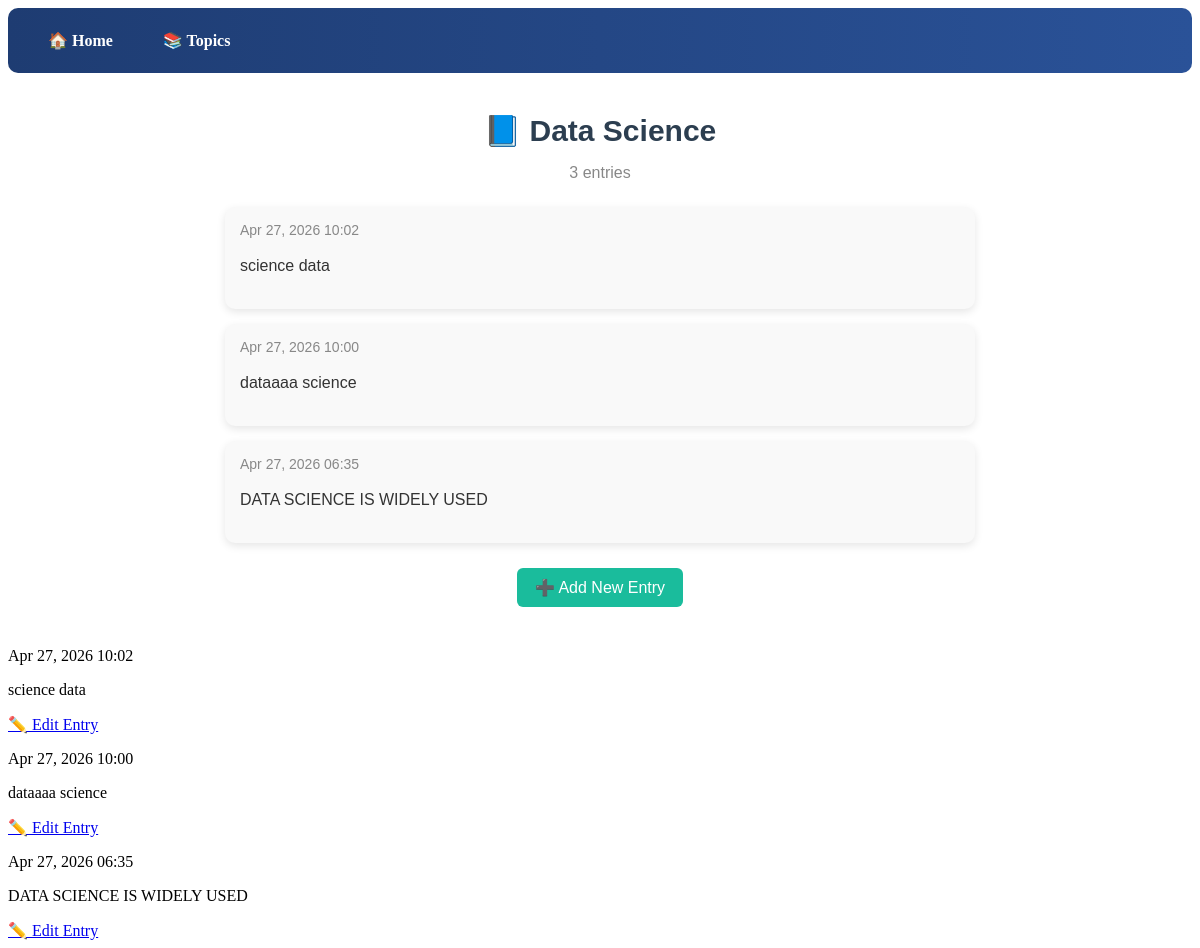
The page /topics/4/ on the database its author committed.
### learning_logs/models.py (models this page shows, shortened)
class Topic(models.Model):
    text = models.CharField(max_length=200)
    date_added = models.DateTimeField(auto_now_add=True)

class Entry(models.Model):
    topic = models.ForeignKey(Topic, on_delete=models.CASCADE)
    text = models.TextField()
    date_added = models.DateTimeField(auto_now_add=True)
    class Meta:
        verbose_name_plural = 'entries'

### learning_logs/views.py (the view)
# urls.py: path('topics/<int:topic_id>/', views.topic, name='topic'),
def topic(request, topic_id):
    topic = Topic.objects.get(id=topic_id)
    entries = topic.entry_set.order_by('-date_added')
    context = {
        'topic': topic,
        'entries': entries
    }
    return render(request, 'learning_logs/topic.html', context)

### learning_logs/models.py (called while the page is built)
    def __str__(self):
        return self.text

### learning_logs/templates/learning_logs/topic.html (shortened to what this page needs)
{% extends 'learning_logs/base.html' %}
{% block content %}
<div class="topic-container">
    <h2 class="topic-title">📘 {{ topic }}</h2>
    <p class="entry-count">
        {{ topic.entry_set.count }} entries
    </p>
    {% for entry in entries %}
        <div class="entry-card">
            <div class="entry-date">
                {{ entry.date_added|date:'M d, Y H:i' }}
            </div>
            <div class="entry-text">
                {{ entry.text|linebreaks }}
            </div>
        </div>
    {% empty %}
        <p class="empty-text">No entries yet.</p>
    {% endfor %}
    <a href="{% url 'learning_logs:new_entry' topic.id %}" class="add-btn">
        ➕ Add New Entry
    </a>
</div>
{% for entry in entries %}
    <div>
        <p>{{ entry.date_added|date:'M d, Y H:i' }}</p>
        <p>{{ entry.text|linebreaks }}</p>
        <a href="{% url 'learning_logs:edit_entry' entry.id %}">
            ✏️ Edit Entry
        </a>
    </div>
{% endfor %}
{% endblock %}

### learning_logs/templates/learning_logs/topic.html (style rules this page uses)
.topic-container { max-width: 750px; margin: 40px auto; font-family: Arial, sans-serif; }
.topic-title { text-align: center; font-size: 30px; color: #2c3e50; margin-bottom: 10px; }
.entry-count { text-align: center; color: #888; margin-bottom: 25px; }
.entry-card { background: #f9f9f9; padding: 15px; margin-bottom: 15px; border-radius: 10px; box-shadow: 0 3px 8px rgba(0,0,0,0.1); transition: 0.3s; }
.entry-date { font-size: 14px; color: #888; margin-bottom: 8px; }
.entry-text { font-size: 16px; color: #333; line-height: 1.5; }
.add-btn { display: block; width: fit-content; margin: 25px auto; padding: 10px 18px; background-color: #1abc9c; color: white; text-decoration: none; border-radius: 6px; font-size: 16px; transition: 0.3s; }

### rows shown on the page
Topic: text "Data Science", entry_set.count "3"
Entry: date_added "Apr 27, 2026 10:02", text "science data"
Entry: date_added "Apr 27, 2026 10:00", text "dataaaa science"
Entry: date_added "Apr 27, 2026 06:35", text "DATA SCIENCE IS WIDELY USED"
